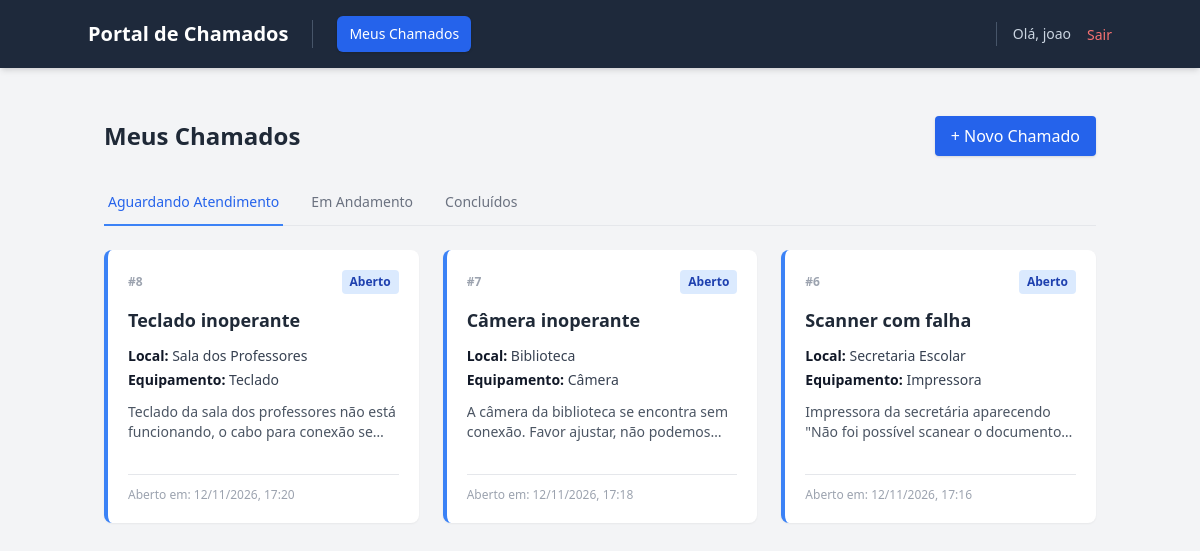
/chamados/meus-chamados/ (signed in), run on the app's committed database.
### chamados/models.py (models this page shows, shortened)
class Chamado(models.Model):
  ESTADO_CHOICES = [
      ('ABERTO', 'Aberto'),
      ('EM_ANDAMENTO', 'Em Andamento'),
      ('CONCLUIDO', 'Concluído'),
      ('CANCELADO', 'Cancelado'),
  ]
  titulo = models.CharField(max_length=150, verbose_name='Título do Chamado')
  data_abertura = models.DateTimeField(
      auto_now_add=True, verbose_name='Data de Abertura'
  )
  descricao_problema = models.TextField(
      verbose_name='Descrição Detalhada do Problema'
  )
  solicitante = models.ForeignKey(
      User,
      on_delete=models.CASCADE,
      related_name='chamados_solicitados',
      verbose_name='Solicitante',
  )
  responsavel = models.ForeignKey(
      User,
      on_delete=models.SET_NULL,
      null=True,
      blank=True,
      related_name='chamados_atendidos',
      verbose_name='Técnico Responsável',
  )
  local = models.ForeignKey(
      Local, on_delete=models.CASCADE, verbose_name='Local da Ocorrência'
  )
  equipamento = models.ForeignKey(
      Equipamento,
      on_delete=models.PROTECT,
      verbose_name='Equipamento Envolvido',
  )
  tipo_ocorrencia = models.ForeignKey(
      TipoOcorrencia, on_delete=models.CASCADE, verbose_name='Tipo de Ocorrência'
  )
  inicio_atendimento = models.DateTimeField(
      null=True, blank=True, verbose_name='Início do Atendimento'
  )
  fim_atendimento = models.DateTimeField(
      null=True, blank=True, verbose_name='Fim do Atendimento'
  )
  descricao_solucao = models.TextField(
      null=True, blank=True, verbose_name='Descrição da Solução'
  )
  estado = models.CharField(
      max_length=20, choices=ESTADO_CHOICES, default='ABERTO', verbose_name='Status'
  )

class Local(models.Model):
  descricao = models.CharField(
      max_length=100, verbose_name='Local / Sala / Setor Físico'
  )
  def __str__(self):
    return self.descricao

class Equipamento(models.Model):
  descricao = models.CharField(
      max_length=100, verbose_name='Descrição do Equipamento/Ativo'
  )
  def __str__(self):
    return self.descricao

### chamados/views.py (the view)
# urls.py: path('meus-chamados/', views.lista_chamados_solicitante, name='lista_chamados_solicitante'),
@login_required
def lista_chamados_solicitante(request):
    aba = request.GET.get('aba', 'abertos')
    if aba == 'andamento':
        chamados = Chamado.objects.filter(solicitante=request.user, estado='EM_ANDAMENTO').order_by('-data_abertura')
    elif aba == 'concluidos':
        chamados = Chamado.objects.filter(solicitante=request.user, estado='CONCLUIDO').order_by('-data_abertura')
    else:
        chamados = Chamado.objects.filter(solicitante=request.user, estado='ABERTO').order_by('-data_abertura')
    return render(request, 'chamados/solicitante/lista.html', {'chamados': chamados, 'aba': aba})

### chamados/templates/chamados/solicitante/lista.html (shortened to what this page needs)
{% extends "chamados/base.html" %}
{% block content %}
<div class="flex justify-between items-center mb-6">
    <h2 class="text-2xl font-semibold text-gray-800">Meus Chamados</h2>
    <a href="{% url 'novo_chamado_solicitante' %}" class="bg-blue-600 text-white px-4 py-2 rounded shadow hover:bg-blue-700 font-medium transition-colors">
        + Novo Chamado
    </a>
</div>
<div class="border-b border-gray-200 mb-6">
    <nav class="-mb-px flex space-x-6">
        <a href="?aba=abertos" class="whitespace-nowrap py-3 px-1 border-b-2 font-medium text-sm transition-colors
            {% if aba == 'abertos' %} border-blue-500 text-blue-600 {% else %} border-transparent text-gray-500 hover:text-gray-700 hover:border-gray-300 {% endif %}">
            Aguardando Atendimento
        </a>
        <a href="?aba=andamento" class="whitespace-nowrap py-3 px-1 border-b-2 font-medium text-sm transition-colors
            {% if aba == 'andamento' %} border-yellow-500 text-yellow-600 {% else %} border-transparent text-gray-500 hover:text-gray-700 hover:border-gray-300 {% endif %}">
            Em Andamento
        </a>
        <a href="?aba=concluidos" class="whitespace-nowrap py-3 px-1 border-b-2 font-medium text-sm transition-colors
            {% if aba == 'concluidos' %} border-green-500 text-green-600 {% else %} border-transparent text-gray-500 hover:text-gray-700 hover:border-gray-300 {% endif %}">
            Concluídos
        </a>
    </nav>
</div>
<div class="grid grid-cols-1 md:grid-cols-2 lg:grid-cols-3 gap-6">
    {% for chamado in chamados %}
    <div class="bg-white p-5 rounded-lg shadow-sm border-l-4 flex flex-col h-full
        {% if chamado.estado == 'CONCLUIDO' %} border-green-500
        {% elif chamado.estado == 'EM_ANDAMENTO' %} border-yellow-500
        {% elif chamado.estado == 'CANCELADO' %} border-red-500
        {% else %} border-blue-500 {% endif %}">
        <div class="flex justify-between items-center mb-3">
            <span class="text-xs font-bold text-gray-400">#{{ chamado.id }}</span>
            <span class="text-xs font-semibold px-2 py-1 rounded
                {% if chamado.estado == 'CONCLUIDO' %} bg-green-100 text-green-800
                {% elif chamado.estado == 'EM_ANDAMENTO' %} bg-yellow-100 text-yellow-800
                {% elif chamado.estado == 'CANCELADO' %} bg-red-100 text-red-800
                {% else %} bg-blue-100 text-blue-800 {% endif %}">
                {{ chamado.get_estado_display }}
            </span>
        </div>
        <h3 class="text-lg font-bold text-gray-800 mb-3">{{ chamado.titulo }}</h3>
        <div class="text-sm text-gray-700 space-y-1 mb-3">
            <p><span class="font-semibold text-gray-900">Local:</span> {{ chamado.local }}</p>
            <p><span class="font-semibold text-gray-900">Equipamento:</span> {{ chamado.equipamento }}</p>
        </div>
        <p class="text-sm text-gray-600 mb-4 line-clamp-2">{{ chamado.descricao_problema }}</p>
        <div class="mt-4 text-xs text-gray-400 font-medium pt-3 border-t">
            Aberto em: {{ chamado.data_abertura|date:"d/m/Y, H:i" }}
        </div>
    </div>
    {% endfor %}
</div>
{% endblock %}

### chamados/templates/chamados/base.html (shortened to what this page needs)
<!DOCTYPE html>
<html lang="pt-br">
<head>
    <script src="https://cdn.tailwindcss.com"></script>
</head>
<body class="bg-gray-100 min-h-screen flex flex-col">
    <nav class="bg-slate-800 text-white p-4 shadow-md">
        <div class="container mx-auto flex justify-between items-center">
            <div class="flex items-center space-x-6">
                <h1 class="text-xl font-bold border-r border-slate-600 pr-6">Portal de Chamados</h1>
                <div class="flex items-center space-x-2">
                    <a href="{% url 'lista_chamados_solicitante' %}"
                       class="{% if request.resolver_match.url_name == 'lista_chamados_solicitante' %}bg-blue-600 text-white shadow{% else %}text-slate-300 hover:text-white hover:bg-slate-700{% endif %} px-3 py-2 rounded-md text-sm font-medium transition-colors">
                        Meus Chamados
                    </a>
                </div>
            </div>
            <div class="flex items-center space-x-4 border-l border-slate-600 pl-4">
               <span class="text-sm font-medium text-slate-300">Olá, {{ request.user.username }}</span>
                <form action="{% url 'logout' %}" method="post" class="inline">
                    <button type="submit" class="text-sm text-red-400 hover:text-red-300 font-medium transition-colors">
                        Sair
                    </button>
                </form>
            </div>
        </div>
    </nav>
    <main class="container mx-auto mt-8 p-4 flex-grow">
        {% block content %}
        {% endblock %}
    </main>
</body>
</html>

### data on the page
Chamado: id "8", estado "Aberto", titulo "Teclado inoperante", local "Sala dos Professores", equipamento "Teclado", descricao_problema "Teclado da sala dos professores não está funcionando, o cabo para conexão…", data_abertura "12/11/2026, 17:20"
Chamado: id "7", estado "Aberto", titulo "Câmera inoperante", local "Biblioteca", equipamento "Câmera", descricao_problema "A câmera da biblioteca se encontra sem conexão. Favor ajustar, não…", data_abertura "12/11/2026, 17:18"
Chamado: id "6", estado "Aberto", titulo "Scanner com falha", local "Secretaria Escolar", equipamento "Impressora", descricao_problema "Impressora da secretária aparecendo \"Não foi possível scanear o…", data_abertura "12/11/2026, 17:16"

### other printed values
{{ request.user.username }} "joao"
